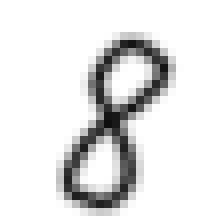
#> input picture SHDR/images/08.png, 28 x 28 px (shown 8 times larger)
$ jupyter execute --allow-errors SingleHW.ipynb   (shell and % lines are left out)
#> lines starting #> are read from the running program, lines starting #| are printed output that depends on the picture; long printed decimals are rounded
[cell 1]
import numpy
# scipy.special for the sigmoid function expit()
import scipy.special
# library for plotting arrays
import matplotlib.pyplot
# ensure the plots are inside this notebook, not an external window

[cell 2]
# helper to load data from PNG image files
import imageio

[cell 3]
# neural network class definition
class neuralNetwork:


    # initialise the neural network
    def __init__(self, inputnodes, hiddennodes, outputnodes, learningrate):
        # set number of nodes in each input, hidden, output layer
        self.inodes = inputnodes
        self.hnodes = hiddennodes
        self.onodes = outputnodes

        # link weight matrices, wih and who
        # weights inside the arrays are w_i_j, where link is from node i to node j in the next layer
        # w11 w21
        # w12 w22 etc
        self.wih = numpy.random.normal(0.0, pow(self.inodes, -0.5), (self.hnodes, self.inodes))
        self.who = numpy.random.normal(0.0, pow(self.hnodes, -0.5), (self.onodes, self.hnodes))

        # learning rate
        self.lr = learningrate

        # activation function is the sigmoid function
        self.activation_function = lambda x: scipy.special.expit(x)

        pass


    # train the neural network
    def train(self, inputs_list, targets_list):
        # convert inputs list to 2d array
        inputs = numpy.array(inputs_list, ndmin=2).T
        targets = numpy.array(targets_list, ndmin=2).T

        # calculate signals into hidden layer
        hidden_inputs = numpy.dot(self.wih, inputs)
        # calculate the signals emerging from hidden layer
        hidden_outputs = self.activation_function(hidden_inputs)

        # calculate signals into final output layer
        final_inputs = numpy.dot(self.who, hidden_outputs)
        # calculate the signals emerging from final output layer
        final_outputs = self.activation_function(final_inputs)

        # output layer error is the (target - actual)
        output_errors = targets - final_outputs
        # hidden layer error is the output_errors, split by weights, recombined at hidden nodes
        hidden_errors = numpy.dot(self.who.T, output_errors)

        # update the weights for the links between the hidden and output layers
        self.who += self.lr * numpy.dot((output_errors * final_outputs * (1.0 - final_outputs)), numpy.transpose(hidden_outputs))

        # update the weights for the links between the input and hidden layers
        self.wih += self.lr * numpy.dot((hidden_errors * hidden_outputs * (1.0 - hidden_outputs)), numpy.transpose(inputs))

        pass


    # query the neural network
    def query(self, inputs_list):
        # convert inputs list to 2d array
        inputs = numpy.array(inputs_list, ndmin=2).T

        # calculate signals into hidden layer
        hidden_inputs = numpy.dot(self.wih, inputs)
        # calculate the signals emerging from hidden layer
        hidden_outputs = self.activation_function(hidden_inputs)

        # calculate signals into final output layer
        final_inputs = numpy.dot(self.who, hidden_outputs)
        # calculate the signals emerging from final output layer
        final_outputs = self.activation_function(final_inputs)

        return final_outputs

[cell 4]
# number of input, hidden and output nodes
input_nodes = 784
hidden_nodes = 200
output_nodes = 10

# learning rate
learning_rate = 0.1

# create instance of neural network
n = neuralNetwork(input_nodes,hidden_nodes,output_nodes, learning_rate)

#> (a cell that did not finish here is left out)

[cell 6]
# train the neural network

# epochs is the number of times the training data set is used for training
epochs = 10

#> (the rest of this cell did not finish here and is left out)

test with our own image

[cell 7]
# test the neural network with our own images

# load image data from png files into an array
print ("loading ... ")
img_array = imageio.imread('images/08.png', as_gray=True)
#> img_array is the input picture: shape (28, 28) float32; min 15, max 255, mean 228.1

# reshape from 28x28 to list of 784 values, invert values
img_data  = 255.0 - img_array.reshape(784)
#> img_data = 784 values, max 240 at index 433, min 0 at index 0, mean 26.86

# then scale data to range from 0.01 to 1.0
img_data = (img_data / 255.0 * 0.99) + 0.01
#> img_data = 784 values, max 0.942 at index 433, min 0.01 at index 0, mean 0.114
print("min = ", numpy.min(img_data))
#| min =  0.01
print("max = ", numpy.max(img_data))
#| max =  0.9418

# plot image
matplotlib.pyplot.imshow(img_data.reshape(28,28), cmap='Greys', interpolation='None')

# query the network
outputs = n.query(img_data)
#> in query, `inputs = numpy.array(inputs_list, ndmin=2).T`: inputs has the same summary as img_data outside query
#> in query, `hidden_inputs = numpy.dot(self.wih, inputs)`: hidden_inputs = 200 values, max 0.739 at index 49, min -0.588 at index 10, mean 0.0358
#> in query, `hidden_inputs = numpy.dot(self.wih, inputs)`:
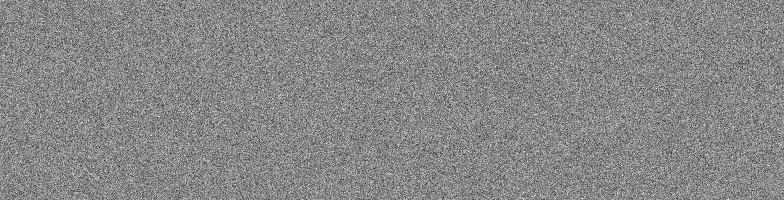
#> self.wih: shape (200, 784) float64; min -0.173, max 0.153, mean 0.000192; drawn with min black and max white
#> in query, `hidden_outputs = self.activation_function(hidden_inputs)`: hidden_outputs = 200 values, max 0.677 at index 49, min 0.357 at index 10, mean 0.509
#> in query, `final_inputs = numpy.dot(self.who, hidden_outputs)`: final_inputs = [0.0505, -0.507, 0.252, -0.971, 0.788, 0.491, -0.445, 0.307, -0.044, 0.394]
#> in query, `final_outputs = self.activation_function(final_inputs)`: final_outputs = [0.513, 0.376, 0.563, 0.275, 0.687, 0.62, 0.39, 0.576, 0.489, 0.597]
#> outputs has the same summary as final_outputs in query
print (outputs)
#| [[0.5126]
#|  [0.3758]
#|  [0.5626]
#|  [0.2748]
#|  [0.6874]
#|  [0.6203]
#|  [0.3905]
#|  [0.5761]
#|  [0.489]
#|  [0.5972]]

# the index of the highest value corresponds to the label
label = numpy.argmax(outputs)
#> label = 4
print("network says ", label)
#| network says  4
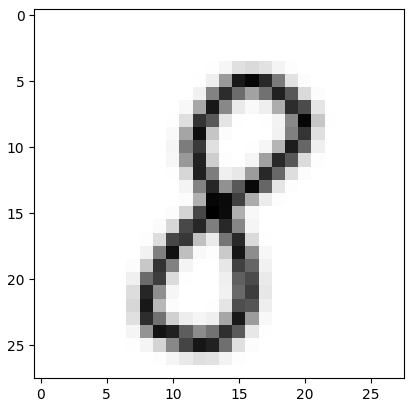
#> figure drawn by matplotlib, 1 panel
